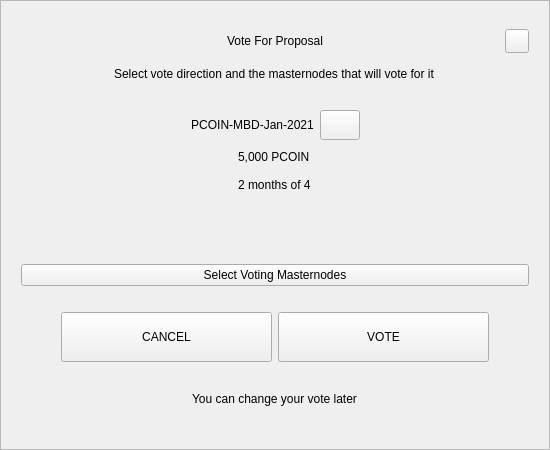
<?xml version="1.0" encoding="UTF-8"?>
<ui version="4.0">
 <class>VoteDialog</class>
 <widget class="QWidget" name="VoteDialog">
  <property name="geometry">
   <rect>
    <x>0</x>
    <y>0</y>
    <width>550</width>
    <height>450</height>
   </rect>
  </property>
  <layout class="QVBoxLayout" name="verticalLayout_1">
   <property name="spacing">
    <number>0</number>
   </property>
   <property name="leftMargin">
    <number>0</number>
   </property>
   <property name="topMargin">
    <number>0</number>
   </property>
   <property name="rightMargin">
    <number>0</number>
   </property>
   <property name="bottomMargin">
    <number>0</number>
   </property>
   <item>
    <widget class="QFrame" name="frame">
     <property name="styleSheet">
      <string notr="true"/>
     </property>
     <property name="frameShape">
      <enum>QFrame::StyledPanel</enum>
     </property>
     <property name="frameShadow">
      <enum>QFrame::Raised</enum>
     </property>
     <layout class="QVBoxLayout" name="verticalLayout_2">
      <property name="spacing">
       <number>6</number>
      </property>
      <property name="leftMargin">
       <number>20</number>
      </property>
      <property name="topMargin">
       <number>20</number>
      </property>
      <property name="rightMargin">
       <number>20</number>
      </property>
      <property name="bottomMargin">
       <number>20</number>
      </property>
      <item>
       <layout class="QHBoxLayout" name="horizontalLayout_1">
        <property name="spacing">
         <number>0</number>
        </property>
        <item>
         <spacer name="horizontalSpacer_1">
          <property name="orientation">
           <enum>Qt::Horizontal</enum>
          </property>
          <property name="sizeHint" stdset="0">
           <size>
            <width>40</width>
            <height>20</height>
           </size>
          </property>
         </spacer>
        </item>
        <item>
         <widget class="QLabel" name="labelTitle">
          <property name="minimumSize">
           <size>
            <width>0</width>
            <height>40</height>
           </size>
          </property>
          <property name="maximumSize">
           <size>
            <width>16777215</width>
            <height>40</height>
           </size>
          </property>
          <property name="styleSheet">
           <string notr="true">padding-left:24px;</string>
          </property>
          <property name="text">
           <string>Vote For Proposal</string>
          </property>
          <property name="alignment">
           <set>Qt::AlignCenter</set>
          </property>
          <property name="margin">
           <number>7</number>
          </property>
         </widget>
        </item>
        <item>
         <spacer name="horizontalSpacer_2">
          <property name="orientation">
           <enum>Qt::Horizontal</enum>
          </property>
          <property name="sizeHint" stdset="0">
           <size>
            <width>40</width>
            <height>20</height>
           </size>
          </property>
         </spacer>
        </item>
        <item>
         <widget class="QPushButton" name="btnEsc">
          <property name="minimumSize">
           <size>
            <width>24</width>
            <height>24</height>
           </size>
          </property>
          <property name="maximumSize">
           <size>
            <width>24</width>
            <height>24</height>
           </size>
          </property>
          <property name="focusPolicy">
           <enum>Qt::NoFocus</enum>
          </property>
          <property name="text">
           <string/>
          </property>
         </widget>
        </item>
       </layout>
      </item>
      <item alignment="Qt::AlignHCenter">
       <widget class="QLabel" name="labelSubtitle">
        <property name="text">
         <string>Select vote direction and the masternodes that will vote for it</string>
        </property>
       </widget>
      </item>
      <item>
       <spacer name="verticalSpacer_1">
        <property name="orientation">
         <enum>Qt::Vertical</enum>
        </property>
        <property name="sizeType">
         <enum>QSizePolicy::Expanding</enum>
        </property>
        <property name="sizeHint" stdset="0">
         <size>
          <width>20</width>
          <height>40</height>
         </size>
        </property>
       </spacer>
      </item>
      <item>
       <layout class="QHBoxLayout" name="horizontalLayout_2">
        <item>
         <spacer name="horizontalSpacer_3">
          <property name="orientation">
           <enum>Qt::Horizontal</enum>
          </property>
          <property name="sizeHint" stdset="0">
           <size>
            <width>40</width>
            <height>20</height>
           </size>
          </property>
         </spacer>
        </item>
        <item>
         <widget class="QLabel" name="labelTitleVote">
          <property name="minimumSize">
           <size>
            <width>0</width>
            <height>30</height>
           </size>
          </property>
          <property name="text">
           <string notr="true">PCOIN-MBD-Jan-2021</string>
          </property>
          <property name="alignment">
           <set>Qt::AlignCenter</set>
          </property>
          <property name="wordWrap">
           <bool>true</bool>
          </property>
         </widget>
        </item>
        <item>
         <widget class="QPushButton" name="btnLink">
          <property name="minimumSize">
           <size>
            <width>0</width>
            <height>30</height>
           </size>
          </property>
          <property name="maximumSize">
           <size>
            <width>16777215</width>
            <height>30</height>
           </size>
          </property>
          <property name="cursor">
           <cursorShape>PointingHandCursor</cursorShape>
          </property>
          <property name="text">
           <string/>
          </property>
         </widget>
        </item>
        <item>
         <spacer name="horizontalSpacer_4">
          <property name="orientation">
           <enum>Qt::Horizontal</enum>
          </property>
          <property name="sizeHint" stdset="0">
           <size>
            <width>40</width>
            <height>20</height>
           </size>
          </property>
         </spacer>
        </item>
       </layout>
      </item>
      <item alignment="Qt::AlignHCenter">
       <widget class="QWidget" name="widget" native="true">
        <property name="minimumSize">
         <size>
          <width>0</width>
          <height>50</height>
         </size>
        </property>
        <layout class="QVBoxLayout" name="verticalLayout_3">
         <property name="spacing">
          <number>6</number>
         </property>
         <property name="leftMargin">
          <number>0</number>
         </property>
         <property name="topMargin">
          <number>0</number>
         </property>
         <property name="rightMargin">
          <number>0</number>
         </property>
         <property name="bottomMargin">
          <number>0</number>
         </property>
         <item>
          <widget class="QLabel" name="labelAmount">
           <property name="text">
            <string notr="true">5,000 PCOIN</string>
           </property>
          </widget>
         </item>
         <item>
          <widget class="QLabel" name="labelTime">
           <property name="text">
            <string notr="true">2 months of 4</string>
           </property>
          </widget>
         </item>
        </layout>
       </widget>
      </item>
      <item>
       <spacer name="verticalSpacer_2">
        <property name="orientation">
         <enum>Qt::Vertical</enum>
        </property>
        <property name="sizeType">
         <enum>QSizePolicy::Fixed</enum>
        </property>
        <property name="sizeHint" stdset="0">
         <size>
          <width>20</width>
          <height>10</height>
         </size>
        </property>
       </spacer>
      </item>
      <item>
       <widget class="QWidget" name="containerVotes" native="true">
        <property name="minimumSize">
         <size>
          <width>0</width>
          <height>36</height>
         </size>
        </property>
        <layout class="QHBoxLayout" name="horizontalLayout_3" stretch="1,0,1">
         <property name="spacing">
          <number>0</number>
         </property>
         <property name="leftMargin">
          <number>0</number>
         </property>
         <property name="topMargin">
          <number>0</number>
         </property>
         <property name="rightMargin">
          <number>0</number>
         </property>
         <property name="bottomMargin">
          <number>0</number>
         </property>
         <item>
          <widget class="QWidget" name="containerNo" native="true">
           <property name="sizePolicy">
            <sizepolicy hsizetype="Expanding" vsizetype="Preferred">
             <horstretch>0</horstretch>
             <verstretch>0</verstretch>
            </sizepolicy>
           </property>
           <property name="minimumSize">
            <size>
             <width>0</width>
             <height>36</height>
            </size>
           </property>
           <layout class="QGridLayout" name="gridLayout">
            <property name="leftMargin">
             <number>0</number>
            </property>
            <property name="topMargin">
             <number>0</number>
            </property>
            <property name="rightMargin">
             <number>0</number>
            </property>
            <property name="bottomMargin">
             <number>0</number>
            </property>
            <property name="spacing">
             <number>0</number>
            </property>
           </layout>
          </widget>
         </item>
         <item>
          <spacer name="horizontalSpacer_5">
           <property name="orientation">
            <enum>Qt::Horizontal</enum>
           </property>
           <property name="sizeType">
            <enum>QSizePolicy::Fixed</enum>
           </property>
           <property name="sizeHint" stdset="0">
            <size>
             <width>16</width>
             <height>20</height>
            </size>
           </property>
          </spacer>
         </item>
         <item>
          <widget class="QWidget" name="containerYes" native="true">
           <property name="minimumSize">
            <size>
             <width>0</width>
             <height>36</height>
            </size>
           </property>
           <property name="layoutDirection">
            <enum>Qt::LeftToRight</enum>
           </property>
           <layout class="QGridLayout" name="gridLayout_2">
            <property name="leftMargin">
             <number>0</number>
            </property>
            <property name="topMargin">
             <number>0</number>
            </property>
            <property name="rightMargin">
             <number>0</number>
            </property>
            <property name="bottomMargin">
             <number>0</number>
            </property>
            <property name="horizontalSpacing">
             <number>0</number>
            </property>
           </layout>
          </widget>
         </item>
        </layout>
       </widget>
      </item>
      <item>
       <spacer name="verticalSpacer_3">
        <property name="orientation">
         <enum>Qt::Vertical</enum>
        </property>
        <property name="sizeType">
         <enum>QSizePolicy::Fixed</enum>
        </property>
        <property name="sizeHint" stdset="0">
         <size>
          <width>20</width>
          <height>10</height>
         </size>
        </property>
       </spacer>
      </item>
      <item>
       <widget class="QPushButton" name="btnSelectMasternodes">
        <property name="cursor">
         <cursorShape>PointingHandCursor</cursorShape>
        </property>
        <property name="text">
         <string>Select Voting Masternodes</string>
        </property>
       </widget>
      </item>
      <item>
       <spacer name="verticalSpacer_4">
        <property name="orientation">
         <enum>Qt::Vertical</enum>
        </property>
        <property name="sizeType">
         <enum>QSizePolicy::Fixed</enum>
        </property>
        <property name="sizeHint" stdset="0">
         <size>
          <width>20</width>
          <height>20</height>
         </size>
        </property>
       </spacer>
      </item>
      <item>
       <layout class="QHBoxLayout" name="horizontalLayout_4" stretch="0,2,2,0">
        <item>
         <spacer name="horizontalSpacer_6">
          <property name="orientation">
           <enum>Qt::Horizontal</enum>
          </property>
          <property name="sizeHint" stdset="0">
           <size>
            <width>40</width>
            <height>20</height>
           </size>
          </property>
         </spacer>
        </item>
        <item>
         <widget class="QPushButton" name="btnCancel">
          <property name="minimumSize">
           <size>
            <width>0</width>
            <height>50</height>
           </size>
          </property>
          <property name="focusPolicy">
           <enum>Qt::NoFocus</enum>
          </property>
          <property name="text">
           <string>CANCEL</string>
          </property>
         </widget>
        </item>
        <item>
         <widget class="QPushButton" name="btnSave">
          <property name="minimumSize">
           <size>
            <width>0</width>
            <height>50</height>
           </size>
          </property>
          <property name="focusPolicy">
           <enum>Qt::NoFocus</enum>
          </property>
          <property name="text">
           <string>VOTE</string>
          </property>
         </widget>
        </item>
        <item>
         <spacer name="horizontalSpacer_7">
          <property name="orientation">
           <enum>Qt::Horizontal</enum>
          </property>
          <property name="sizeHint" stdset="0">
           <size>
            <width>40</width>
            <height>20</height>
           </size>
          </property>
         </spacer>
        </item>
       </layout>
      </item>
      <item>
       <spacer name="verticalSpacer_5">
        <property name="orientation">
         <enum>Qt::Vertical</enum>
        </property>
        <property name="sizeType">
         <enum>QSizePolicy::Expanding</enum>
        </property>
        <property name="sizeHint" stdset="0">
         <size>
          <width>20</width>
          <height>10</height>
         </size>
        </property>
       </spacer>
      </item>
      <item>
       <spacer name="verticalSpacer_6">
        <property name="orientation">
         <enum>Qt::Vertical</enum>
        </property>
        <property name="sizeHint" stdset="0">
         <size>
          <width>20</width>
          <height>40</height>
         </size>
        </property>
       </spacer>
      </item>
      <item alignment="Qt::AlignHCenter">
       <widget class="QLabel" name="labelMessage">
        <property name="text">
         <string>You can change your vote later</string>
        </property>
       </widget>
      </item>
      <item>
       <spacer name="verticalSpacer_7">
        <property name="orientation">
         <enum>Qt::Vertical</enum>
        </property>
        <property name="sizeType">
         <enum>QSizePolicy::Expanding</enum>
        </property>
        <property name="sizeHint" stdset="0">
         <size>
          <width>20</width>
          <height>40</height>
         </size>
        </property>
       </spacer>
      </item>
     </layout>
    </widget>
   </item>
  </layout>
 </widget>
 <resources/>
 <connections/>
</ui>
